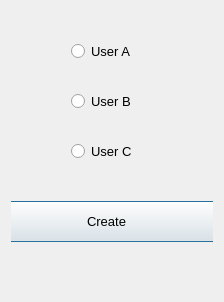
<?xml version="1.0" encoding="UTF-8"?>
<ui version="4.0">
 <class>Dialog</class>
 <widget class="QDialog" name="Dialog">
  <property name="geometry">
   <rect>
    <x>0</x>
    <y>0</y>
    <width>224</width>
    <height>302</height>
   </rect>
  </property>
  <property name="windowTitle">
   <string>Dialog</string>
  </property>
  <layout class="QGridLayout" name="gridLayout">
   <item row="0" column="0">
    <widget class="QWidget" name="widget" native="true">
     <widget class="QRadioButton" name="user_a">
      <property name="geometry">
       <rect>
        <x>60</x>
        <y>20</y>
        <width>111</width>
        <height>41</height>
       </rect>
      </property>
      <property name="font">
       <font>
        <pointsize>10</pointsize>
       </font>
      </property>
      <property name="text">
       <string>User A</string>
      </property>
      <property name="autoExclusive">
       <bool>false</bool>
      </property>
     </widget>
     <widget class="QRadioButton" name="user_b">
      <property name="geometry">
       <rect>
        <x>60</x>
        <y>70</y>
        <width>131</width>
        <height>41</height>
       </rect>
      </property>
      <property name="font">
       <font>
        <pointsize>10</pointsize>
       </font>
      </property>
      <property name="text">
       <string>User B</string>
      </property>
      <property name="autoExclusive">
       <bool>false</bool>
      </property>
     </widget>
     <widget class="QRadioButton" name="user_c">
      <property name="geometry">
       <rect>
        <x>60</x>
        <y>120</y>
        <width>101</width>
        <height>41</height>
       </rect>
      </property>
      <property name="font">
       <font>
        <pointsize>10</pointsize>
       </font>
      </property>
      <property name="text">
       <string>User C</string>
      </property>
      <property name="autoExclusive">
       <bool>false</bool>
      </property>
     </widget>
     <widget class="QPushButton" name="create_btn">
      <property name="geometry">
       <rect>
        <x>-70</x>
        <y>190</y>
        <width>331</width>
        <height>41</height>
       </rect>
      </property>
      <property name="font">
       <font>
        <pointsize>10</pointsize>
       </font>
      </property>
      <property name="text">
       <string>Create</string>
      </property>
     </widget>
    </widget>
   </item>
  </layout>
 </widget>
 <resources/>
 <connections/>
</ui>
